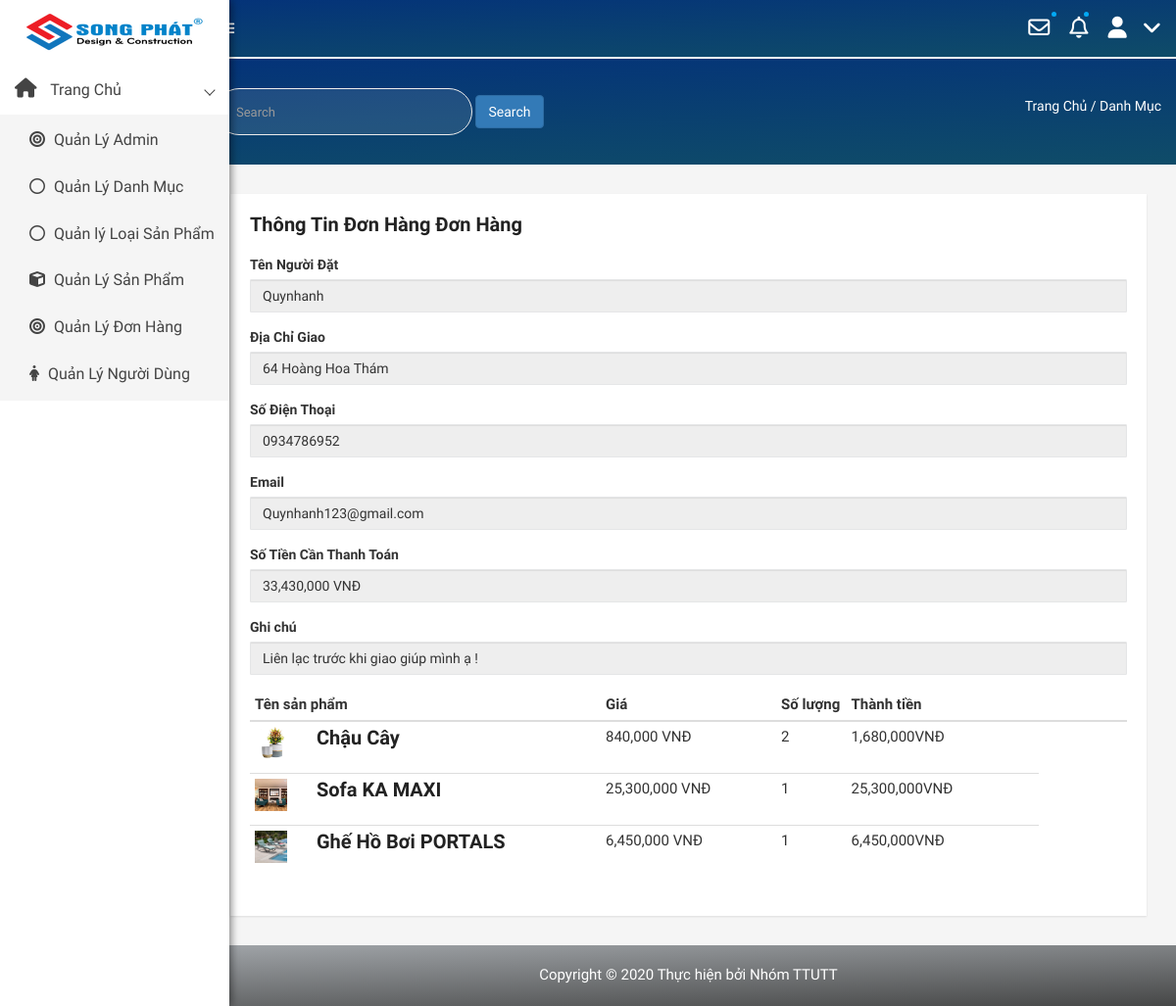
/admin/modules/transaction/see.php, run on an earlier commit of the app's database.
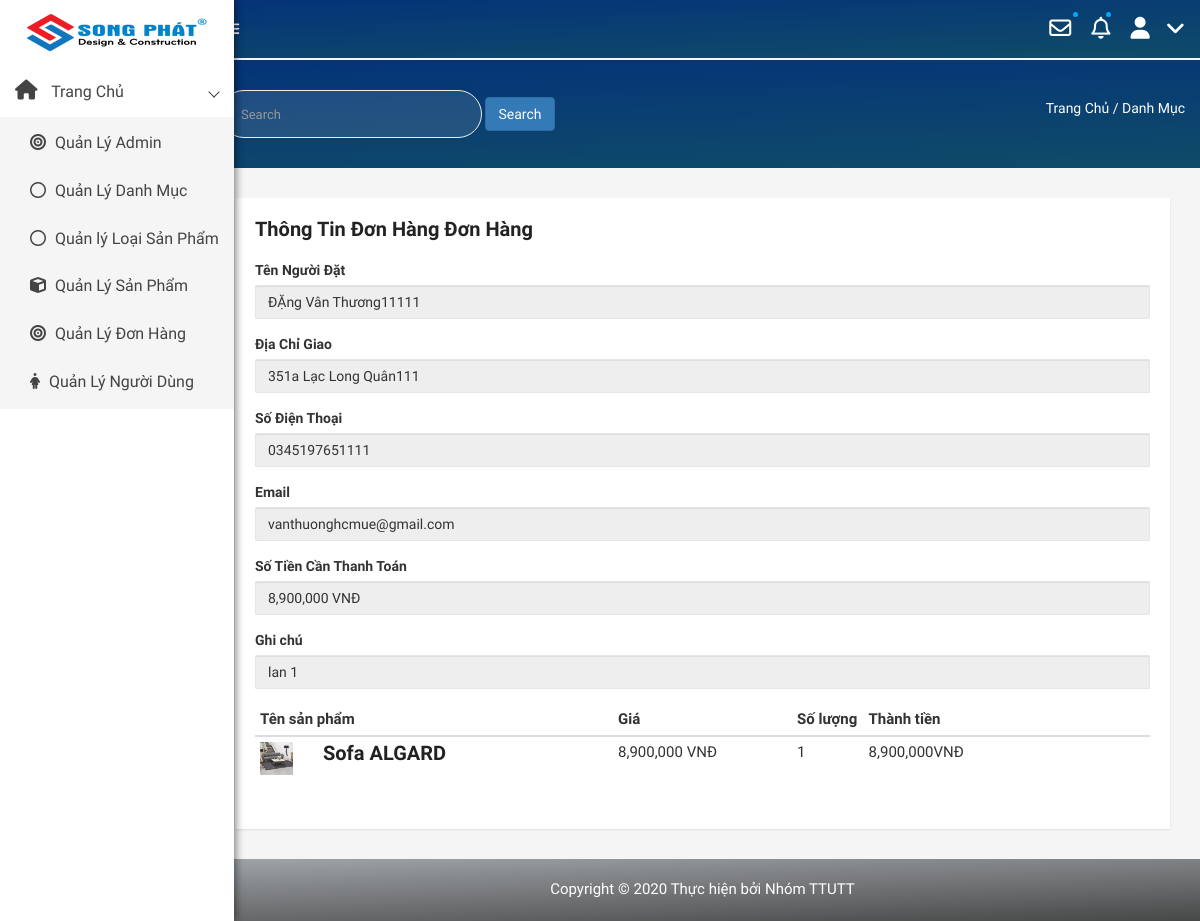
And on a later commit of the database.
### tables this page shows
CREATE TABLE `users` (
  `id` int(11) NOT NULL,
  `name` varchar(100) DEFAULT NULL,
  `email` varchar(100) DEFAULT NULL,
  `address` varchar(100) DEFAULT NULL,
  `phone` char(15) DEFAULT NULL,
  `Account` varchar(50) NOT NULL,
  `password` varchar(50) DEFAULT NULL,
  `avatar` varchar(100) DEFAULT NULL,
  `status` tinyint(4) DEFAULT 1,
  `token` varchar(50) DEFAULT NULL,
  `created_at` timestamp NULL DEFAULT NULL,
  `updata_up` timestamp NULL DEFAULT NULL ON UPDATE current_timestamp()
);

CREATE TABLE `transaction` (
  `id` int(100) NOT NULL,
  `amount` int(100) DEFAULT NULL,
  `user_id` int(100) DEFAULT NULL,
  `status` tinyint(100) DEFAULT 0,
  `note` varchar(100) DEFAULT NULL,
  `created_at` timestamp NULL DEFAULT current_timestamp(),
  `created_up` timestamp NULL DEFAULT current_timestamp()
);

CREATE TABLE `orders` (
  `id` int(11) NOT NULL,
  `transaction_id` int(11) DEFAULT NULL,
  `product_id` int(11) DEFAULT NULL,
  `soluong` int(11) DEFAULT NULL,
  `gia` int(11) DEFAULT NULL,
  `sale` int(11) DEFAULT NULL,
  `created_at` timestamp NULL DEFAULT current_timestamp()
);

CREATE TABLE `product` (
  `id` int(11) NOT NULL,
  `name` varchar(100) DEFAULT NULL,
  `slug` varchar(100) DEFAULT NULL,
  `soluong` int(11) NOT NULL DEFAULT 1,
  `gia` int(11) DEFAULT NULL,
  `sale` tinyint(4) DEFAULT 0,
  `avatar` varchar(100) DEFAULT NULL,
  `category` int(50) NOT NULL,
  `type` int(50) NOT NULL,
  `content` text DEFAULT NULL,
  `head` int(11) NOT NULL DEFAULT 0,
  `view` int(11) DEFAULT 0,
  `hot` tinyint(4) DEFAULT 0,
  `created_at` timestamp NULL DEFAULT NULL,
  `updata_up` timestamp NULL DEFAULT NULL ON UPDATE current_timestamp()
);

### libraries/Database.php (called while the page is built, shortened)
<?php
class DataProvider
{
	public static function ExecuteQuery($sql)
	{
		try{
			$connection = mysqli_connect("localhost","root","", "webnoithat");
			mysqli_query($connection, "set names 'utf8'");
			$result = mysqli_query($connection, $sql);
			return $result;
		}catch(Exception $ex)
		{
			return null;
		}
    }
}
?>

### admin/modules/transaction/see.php (the view, shortened to what the changed rows need)
<?php require_once __DIR__ . "/../../layouts/header.php" ?>
<div class="product-status mg-tb-15">
   <div class="container-fluid">
      <div class="row">
         <div class="col-lg-12 col-md-12 col-sm-12 col-xs-12">
         <div class="product-status mg-tb-15">
    <div class="container-fluid">
        <div class="row">
            <div class="col-lg-12 col-md-12 col-sm-12 col-xs-12">
                <div class="product-status-wrap">
                    <form action="" method="post" enctype="multipart/form-data" id="USedit">
                        <?php
                        try {
                            $sql = "SELECT * FROM `transaction` ";
                            $result = DataProvider::ExecuteQuery($sql);
                            $row = mysqli_fetch_array($result);
                            $sql1 = "SELECT * FROM `orders` WHERE `transaction_id` = {$row['id']} ";
                            $result1 = DataProvider::ExecuteQuery($sql1);
                            $sql2 = "SELECT * FROM `users` WHERE `id` = {$row['user_id']} ";
                            $result2 = DataProvider::ExecuteQuery($sql2);
                            $row2 = mysqli_fetch_array($result2);
                        } catch (Exception $ex) {
                            echo "Không thể mở CSDL";
                        }
                        ?>
                        <div class="form-group">
                            <label>Tên Người Đặt</label>
                            <input readonly="" type="text" class="form-control" placeholder="Enter name" name="TenUS" value="<?php echo $row2['name'] ?>">
                        </div>
                        <div class="form-group">
                            <label>Địa Chỉ Giao</label>
                            <input readonly="" type="text" class="form-control" placeholder="351 Lạc Long Quân-Phường 4- Quận 5- Thành Phố Hồ Chí Minh" name="address" value="<?php echo $row2['address'] ?>">
                        </div>
                        <div class="form-group">
                            <label>Số Điện Thoại</label>
                            <input readonly="" type="number" class="form-control" placeholder="0345197655" name="phone" value="<?php echo $row2['phone'] ?>">
                        </div>
                        <div class="form-group">
                            <label>Email</label>
                            <input readonly="" type="email" class="form-control" placeholder="ABC@gmail.com" name="email" value="<?php echo $row2['email'] ?>">
                        </div>
                        <div class="form-group">
                            <label>Số Tiền Cần Thanh Toán</label>
                            <input readonly="" type="text" class="form-control" placeholder="" name="tongtien" value="<?php echo number_format($row['amount'],0) ?> VNĐ">
                        </div>
                        <div class="form-group">
                            <label>Ghi chú</label>
                            <input  readonly=""  type="text" class="form-control" placeholder="Liên lạc trước khi giao giúp mình!" name="note" value="<?php echo $row['note'] ?>" >
                        </div>
                    </form>
                    <table  class="table table-hover table-condensed">
            <thead>
                <tr>
                    <th style="width:40%">Tên sản phẩm</th>
                    <th style="width:20%">Giá</th>
                    <th style="width:8%">Số lượng</th>
                    <th style="width:22%" class="text-center">Thành tiền</th>
                    <th style="width:10%">  </th>
                </tr>
            </thead>
            <tbody>
                <?php
            while( $row1 = mysqli_fetch_array($result1) ) {
                $sql3 = "SELECT * FROM `product` WHERE `id` = {$row1['product_id']} ";
                $result3 = DataProvider::ExecuteQuery($sql3);
                $row3 = mysqli_fetch_array($result3);
                ?>
                <tr>
                    <td data-th="Product">
                        <div class="row">
                            <div class="col-sm-2 hidden-xs"><img src="/DoAnWeb2020/admin/modules/product/img_product/<?php echo $row3['avatar']?>" alt="Sản phẩm 1" class="img-responsive" width="100">
                            </div>
                            <div class="col-sm-10">
                                <h4 class="nomargin"><?php echo $row3['name'] ?></h4>
                            </div>
                        </div>
                    </td>
                    <td data-th="Price"> <?php echo number_format ($row3['gia']-$row3['gia']*$row3['sale']/100,0) ?> VNĐ</td>
                    <td data-th="Quantity"><?php echo $row1['soluong'] ?>
                    </td>
                    <td data-th="Subtotal" class="text-center"> <?php echo number_format (($row3['gia']-$row3['gia']*$row3['sale']/100)*$row1['soluong'],0) ?>VNĐ</td>
                </tr>
                <?php } ?>
            </tbody>
                    </table>
                </div>
            </div>
        </div>
    </div>
</div>
         </div>
      </div>
   </div>
</div>
<?php require_once __DIR__ . "/../../layouts/footer.php" ?>

What changed in the data, as far as the page shows it:
no longer on this page (row unchanged): users: TenUS "Quynhanh", address "64 Hoàng Hoa Thám", phone "0934786952", email "Quynhanh123@gmail.com"
removed orders: product.avatar (picture), product.name "Chậu Cây", $row3['gia']-$row3['gia']*$row3['sale']/100 "840,000", soluong "2", ($row3['gia']-$row3['gia']*$row3['sale']/100)*$row1['soluong'] "1,680,000"
no longer on this page (row edited): orders: product.avatar (picture), product.name "Sofa KA MAXI", $row3['gia']-$row3['gia']*$row3['sale']/100 "25,300,000", soluong "1", ($row3['gia']-$row3['gia']*$row3['sale']/100)*$row1['soluong'] "25,300,000"
no longer on this page (row edited): orders: product.avatar (picture), product.name "Ghế Hồ Bơi PORTALS", $row3['gia']-$row3['gia']*$row3['sale']/100 "6,450,000", soluong "1", ($row3['gia']-$row3['gia']*$row3['sale']/100)*$row1['soluong'] "6,450,000"
added users: TenUS "ĐẶng Vân Thương11111", address "351a Lạc Long Quân111", phone "0345197651111", email "vanthuonghcmue@gmail.com"
changed transaction: tongtien "33,430,000 VNĐ" → "8,900,000 VNĐ"; note "Liên lạc trước khi giao giúp mình ạ !" → "lan 1"
added orders: product.avatar (picture), product.name "Sofa ALGARD", $row3['gia']-$row3['gia']*$row3['sale']/100 "8,900,000", soluong "1", ($row3['gia']-$row3['gia']*$row3['sale']/100)*$row1['soluong'] "8,900,000"
